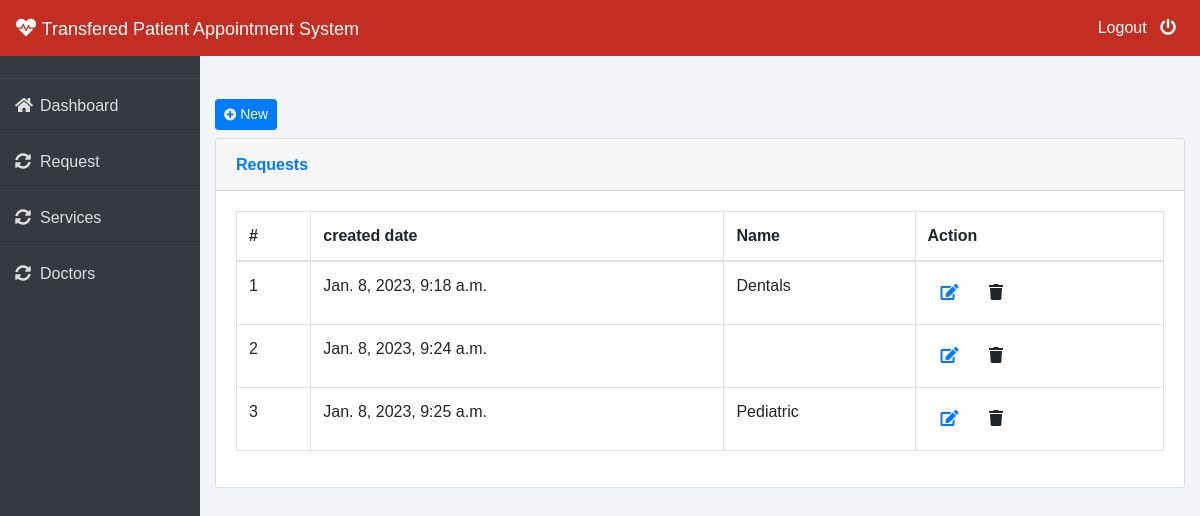
Page /services/ (signed in) on the committed database.
### account/models.py (models this page shows)
class Service(models.Model):
    name=models.CharField(max_length=255)
    hospital=models.ForeignKey(Hospital,on_delete=models.CASCADE)
    created_date=models.DateTimeField(auto_now=True)
    def __str__(self):
        return self.name

### account/views.py (the view)
# urls.py: path('services/',views.services,name='services'),
def services(request):
      services= Service.objects.all()
      print(services)
      return render(request,'site/dashboard/services.html',{"services":services})

### templates/site/dashboard/services.html
    {% extends './master.html' %}
    {% block content %}
    <br><br>
       <div class="container-fluid">
        <h1 class="h3 mb-2 text-gray-800">
            <a href="#" class="d-none d-sm-inline-block btn btn-sm btn-primary shadow-sm" data-toggle="modal" data-target="#addService">
        <i class="fas fa-plus-circle fa-sm text-white-50"></i> New</a>
        </h1>
    <div class="card shadow mb-4">
      <div class="card-header py-3">
        <h6 class="m-0 font-weight-bold text-primary">Requests</h6>
      </div>
      <div class="card-body">
        <div class="table-responsive">
          <table class="table table-bordered" id="dataTable" width="100%" cellspacing="0">
            <thead>
              <tr>
                <th>#</th>
                <th>created date</th>
                <th>Name</th>
                <th>Action</th>
              </tr>
            </thead>
            <tbody>
              {% with value=0 %}
              {% for data in services %}
              {% if data.hospital.user.id == user.id %}
                    <tr>
                      <td>{{forloop.counter}}</td>
                      <td>{{data.created_date}}</td>
                      <td>{{data.name}}</td>
                      <td>
                          <a class="btn btn-datatable btn-default" href="#" data-toggle="modal" data-target="#addEmployee" title="Update Employee"><i class="fas fa-edit"></i></a>
                      <a class="btn btn-datatable" title="Delete Employee" disabled onclick="if (confirm('Do yo want to delete <%=rs.getString(3) %> <%=rs.getString(4) %> from your employees? Press Ok to continue.')) {window.location='deleteEmployee.jsp?id=<%=rs.getString(1)%>'}"><i class="fas fa-trash"></i></a>
                     </td>
                    </tr>
      {% endif %}
                    {% endfor%}
                    {% endwith %}
            </tbody>
          </table>
        </div>
      </div>
    </div>
  </div>
{% endblock content %}

### templates/site/dashboard/master.html (style rules this page uses)
* { margin: 0; padding: 0; box-sizing: border-box; list-style: none; text-decoration: none; font-family: 'Josefin Sans', sans-serif; }
body { background-color: #f3f5f9; }

### rows in the picture
Service: created_date "Jan. 8, 2023, 9:18 a.m.", name "Dentals"
Service: created_date "Jan. 8, 2023, 9:24 a.m."
Service: created_date "Jan. 8, 2023, 9:25 a.m.", name "Pediatric"
